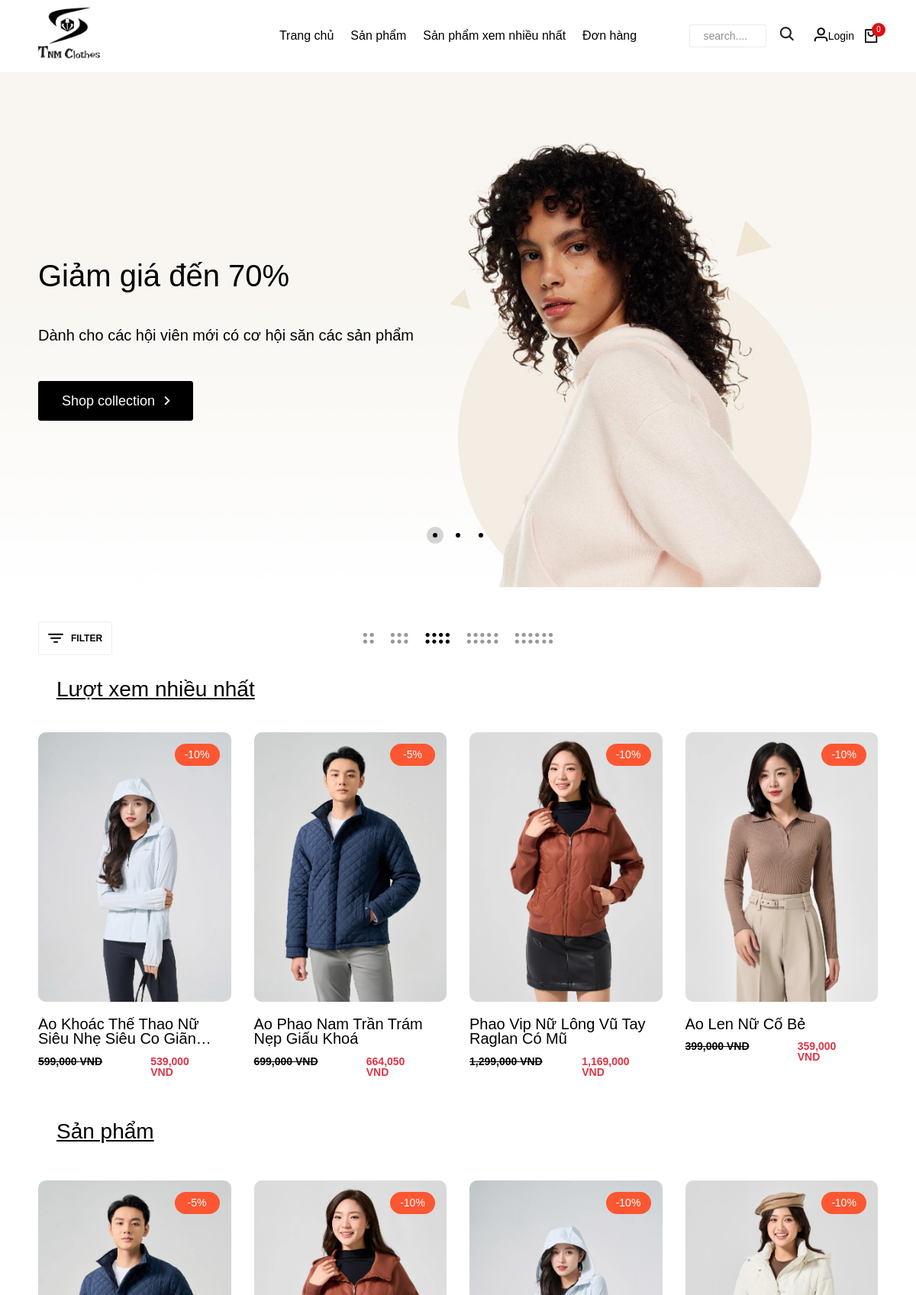
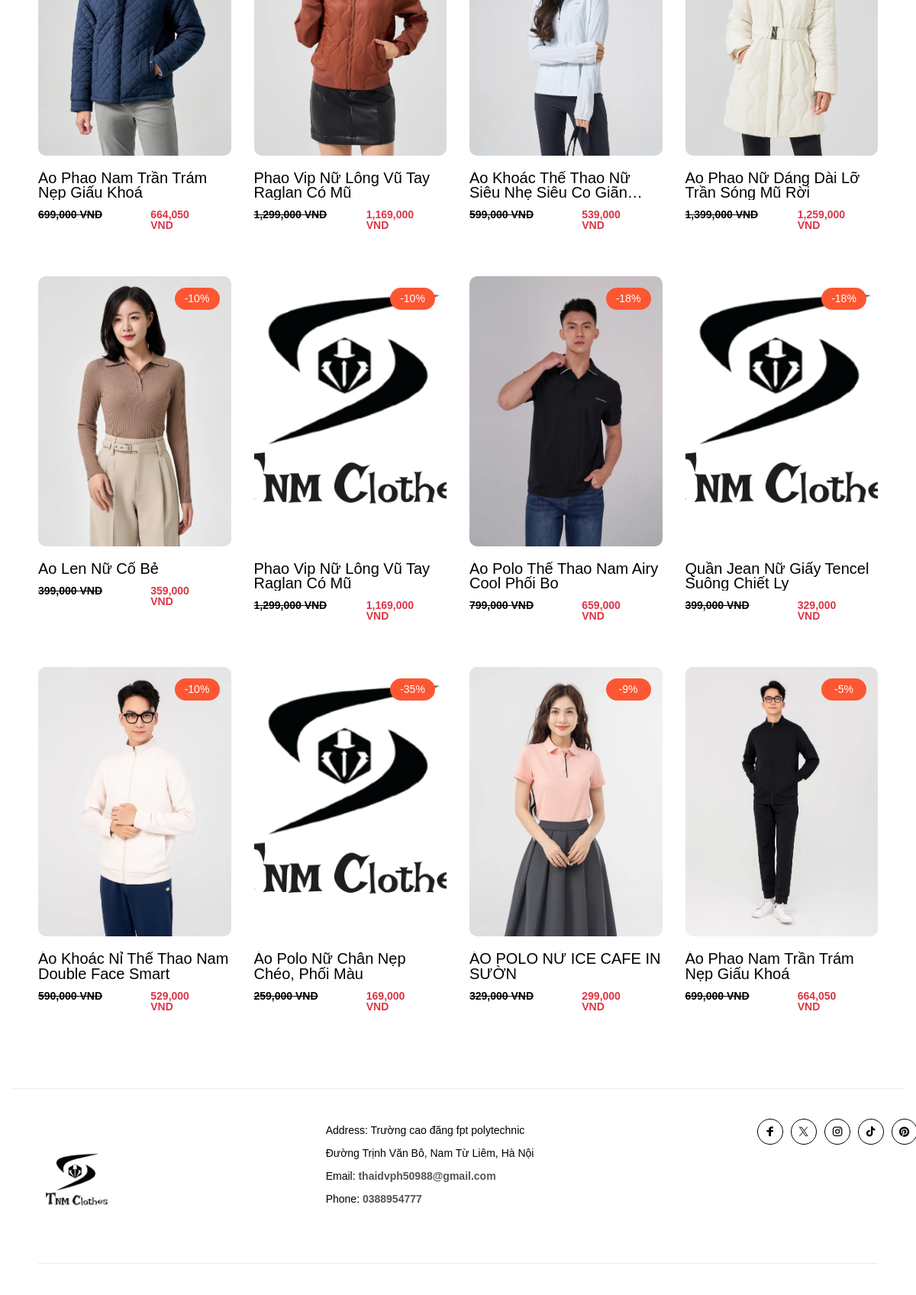
The page / on the database its author committed (2 pictures, top to bottom).
### tables this page shows
CREATE TABLE `banners` (
  `id` int NOT NULL,
  `number_order` int NOT NULL,
  `image_link` text NOT NULL,
  `product_link` text NOT NULL,
  `status` int NOT NULL DEFAULT '1',
  `title` varchar(255) DEFAULT NULL,
  `content` varchar(255) DEFAULT NULL
);

CREATE TABLE `variants` (
  `id` int NOT NULL,
  `product_id` int NOT NULL,
  `color` varchar(50) NOT NULL,
  `thumbnail_variant` text NOT NULL,
  `price` int DEFAULT NULL,
  `promotion_price` int NOT NULL
);

CREATE TABLE `products` (
  `id` int NOT NULL,
  `product_name` text NOT NULL,
  `product_description` text,
  `view` int DEFAULT '0',
  `status` int DEFAULT '1',
  `created_at` timestamp NULL DEFAULT NULL,
  `update_at` timestamp NULL DEFAULT NULL
);

### controllers/homeController.php (called while the page is built, shortened)
<?php
class HomeController
{
    public $modelHome;
    public function __construct()
    {
        $this->modelHome = new modelHome;
    }
    public function home()
    {
        $listProductDefault = $this->modelHome->getAllProduct();
        $listProduct = $listProductDefault;
        $listProductViewDesc = $this->modelHome->getAllProductViewDesc();
        $listProductView = $listProductViewDesc;
        foreach ($listProductViewDesc as $key => $product) {
            $variant = $this->modelHome->getAllVariantByProductId($product['id']);
            if ($variant[0]['price'] > 0 && $variant[0]['promotion_price'] > 0) {
                $listProductView[$key]['disscount_value'] = round(100 - ($variant[0]['promotion_price'] / $variant[0]['price'] * 100));
            } else {
                $listProductView[$key]['disscount_value'] = 0;
            }
            $listProductView[$key]['price'] = $variant[0]['price'];
            $listProductView[$key]['promotion_price'] = $variant[0]['promotion_price'];
            $listProductView[$key]['album_product'] = $variant;
        }
        foreach ($listProduct as $key => $product) {
            $variant = $this->modelHome->getAllVariantByProductId($product['id']);
            $listCategoryById = $this->modelHome->getAllCategoryByProductId($product['id']);
            if ($variant[0]['price'] > 0 && $variant[0]['promotion_price'] > 0) {
                $listProduct[$key]['disscount_value'] = round(100 - ($variant[0]['promotion_price'] / $variant[0]['price'] * 100));
            } else {
                $listProduct[$key]['disscount_value'] = 0;
            }
            $listProduct[$key]['categories'] = $listCategoryById;
            $listProduct[$key]['price'] = $variant[0]['price'];
            $listProduct[$key]['promotion_price'] = $variant[0]['promotion_price'];
            $listProduct[$key]['album_product'] = $variant;
        }
        $listBanner = $this->modelHome->getAllBanner();
        require './views/products/homeView.php';
    }
}

### index.php (called while the page is built, shortened)
<?php
require_once './commons/function.php';
require_once './controllers/homeController.php';
require_once './models/homeModel.php';
$act = $_GET['act'] ?? '/';
match ($act) {
    '/' => (new HomeController())->home(),
    'login' => (new userController())->login(),
    'post-login' => (new userController())->postLogin(),
    'register' => (new userController())->register(),
    'post-register' => (new userController())->postRegister(),
    'logout' => (new userController())->logout(),
    'edit-profile' => (new userController())->formEditProfile(),
    'client-profile' => (new userController())->clientProfile(),
    'post-edit-profile' => (new userController())->postEditProfile(),
    'product-detail' => (new HomeController())->productDetail(),
    'post-comments' => (new HomeController())->postComment(),
    'thanks' => (new PaymentController())->returnByPayment(),
    'view-cart' => (new cartController())->viewListCart(),
    'delete-cart' => (new cartController())->deleteCart(),
    'add-to-cart' => (new cartController())->addToCart(),
    'form-check-out' => (new paymentController())->formCheckOut(),
    'post-check-out' => (new paymentController())->postCheckOut(),
    'change-status-comment' => (new HomeController())->changeStatusCommentById(),
    'delete-comment' => (new HomeController())->deleteComment(),
    'list-order' => (new orderController())->listOrder(),
    'view-order-detail' => (new orderController())->orderDetail(),
    'cancel-order' => (new orderController())->cancelOrder(),
    'complete-order' => (new orderController())->completeOrder(),
    'post-add-review' => (new orderController())->postAddReview(),
};

### commons/function.php (called while the page is built, shortened)
<?php
function connectDB() {
    $host = DB_HOST;
    $port = DB_PORT;
    $dbname = DB_NAME;
    try {
        $conn = new PDO("mysql:host=$host;port=$port;dbname=$dbname", DB_USERNAME, DB_PASSWORD);
        $conn->setAttribute(PDO::ATTR_ERRMODE, PDO::ERRMODE_EXCEPTION);
        $conn->setAttribute(PDO::ATTR_DEFAULT_FETCH_MODE, PDO::FETCH_ASSOC);
        return $conn;
    } catch (PDOException $e) {
        echo ("Connection failed: " . $e->getMessage());
    }
}

### models/homeModel.php (called while the page is built, shortened)
<?php
class modelHome
{
    public $conn;
    public function __construct()
    {
        $this->conn = connectDB();
    }
    public function getAllProduct()
    {
        try {
            $sql = "SELECT * FROM products
            WHERE status = 1
            ";
            $stmt = $this->conn->prepare($sql);
            $stmt->execute();
            return $stmt->fetchAll();
        } catch (Exception $e) {
            echo $e->getMessage();
        }
    }
    public function getAllProductViewDesc()
    {
        try {
            $sql = "SELECT * FROM products
            WHERE status = 1
            ORDER BY view desc LIMIT 4";
            $stmt = $this->conn->prepare($sql);
            $stmt->execute();
            return $stmt->fetchAll();
        } catch (Exception $e) {
            echo $e->getMessage();
        }
    }
    public function getAllVariantByProductId($id)
    {
        try {
            $sql = "SELECT * FROM variants WHERE product_id = :id";
            $stmt = $this->conn->prepare($sql);
            $stmt->execute(
                [
                    'id' => $id,
                ]
            );
            return $stmt->fetchAll();
        } catch (Exception $e) {
            echo $e->getMessage();
        }
    }
    public function getAllCategoryByProductId($id)
    {
        try {
            $sql = "SELECT category_id FROM category_details
            WHERE product_id = :id
            ";
            $stmt = $this->conn->prepare($sql);
            $stmt->execute([
                ':id' => $id,
            ]);
            return $stmt->fetchAll();
        } catch (Exception $e) {
            echo $e->getMessage();
        }
    }
    public function getAllBanner(){
        try {
            $sql = "SELECT * FROM banners ORDER BY number_order asc ";
            $stmt = $this->conn->prepare($sql);
            $stmt->execute();
            return $stmt->fetchAll();
        } catch (Exception $e) {
            echo $e->getMessage();
        }
    }
}

### views/products/homeView.php (the view, shortened to what this page needs)
<?php require_once './views/layouts/header.php'; ?>
<div class="tf-slideshow slider-effect-fade position-relative">
    <div dir="ltr" class="swiper tf-sw-slideshow " data-preview="1" data-tablet="1" data-mobile="1" data-centered="false" data-space="0" data-loop="true" data-auto-play="true" data-delay="3000" data-speed="1000">
        <div class="swiper-wrapper">
            <?php foreach ($listBanner as $key => $item): ?>
                <div class="swiper-slide">
                    <div class="wrap-slider">
                        <img src="<?= $item['image_link'] ?>" alt="fashion-slideshow">
                        <div class="box-content">
                            <div class="container">
                                <h1 class="fade-item fs-1 fade-item-1 col-4"><?= $item['title'] ?></h1>
                                <p class="fade-item fade-item-2"><?= $item['content'] ?></p>
                                <a href="<?= $item['product_link'] ?>" class="fade-item fade-item-3 tf-btn btn-fill animate-hover-btn btn-xl radius-3"><span>Shop collection</span><i class="icon icon-arrow-right"></i></a>
                            </div>
                        </div>
                    </div>
                </div>
            <?php endforeach ?>
        </div>
    </div>
    <div class="wrap-pagination">
        <div class="container">
            <div class="sw-dots sw-pagination-slider justify-content-center"></div>
        </div>
    </div>
</div>
<section class="flat-spacing-2">
    <div class="container">
        <div class="tf-shop-control grid-3 align-items-center">
            <div class="tf-control-filter">
                <a href="#filterShop" data-bs-toggle="offcanvas" aria-controls="offcanvasLeft" class="tf-btn-filter"><span class="icon icon-filter"></span><span class="text">Filter</span></a>
            </div>
            <ul class="tf-control-layout d-flex justify-content-center">
                <li class="tf-view-layout-switch sw-layout-2" data-value-grid="grid-2">
                    <div class="item"><span class="icon icon-grid-2"></span></div>
                </li>
                <li class="tf-view-layout-switch sw-layout-3" data-value-grid="grid-3">
                    <div class="item"><span class="icon icon-grid-3"></span></div>
                </li>
                <li class="tf-view-layout-switch sw-layout-4 active" data-value-grid="grid-4">
                    <div class="item"><span class="icon icon-grid-4"></span></div>
                </li>
                <li class="tf-view-layout-switch sw-layout-5" data-value-grid="grid-5">
                    <div class="item"><span class="icon icon-grid-5"></span></div>
                </li>
                <li class="tf-view-layout-switch sw-layout-6" data-value-grid="grid-6">
                    <div class="item"><span class="icon icon-grid-6"></span></div>
                </li>
            </ul>
        </div>
        <div class="wrapper-control-shop" id="listProductViewDesc">
            <h5 class="m-4 text-decoration-underline" id="view-hot-search">
                Lượt xem nhiều nhất
            </h5>
            <div class="grid-layout wrapper-shop" data-grid="grid-4">
                <?php foreach ($listProductView as $key => $product): ?>
                    <div class="card-product  data-price=" 18.95" data-size="m l xl" data-color="brown light-purple light-green">
                        <div class="card-product-wrapper">
                            <a href="<?= BASE_URL . '?act=product-detail&id=' . $product['id'] . '&variant_id=' . $product['album_product'][0]['id'] ?>" class="product-img">
                                <?php foreach ($product['album_product'] as $key => $item): ?>
                                    <img class="lazyload" data-src="<?= $item['thumbnail_variant'] ?>" src="<?= $item['thumbnail_variant'] ?>" alt="image-product" onerror="this.onerror=null;this.src='./uploads/logo1.png'">
                                <?php endforeach ?>
                            </a>
                            <div class="on-sale-wrap text-end">
                                <div class="on-sale-item"><?= '-' . $product['disscount_value'] ?>%</div>
                            </div>
                        </div>
                        <div class="card-product-info">
                            <div class="title link fs-5 product_name"><?= $product['product_name'] ?></div>
                            <div class="col-12  row">
                                <del class=" price col-sm-7"><?= number_format($product['price']) . ' VND' ?></del>
                                <span class="text-danger col-5 price"><?= number_format($product['promotion_price']) . ' VND' ?></span>
                            </div>
                        </div>
                    </div>
                <?php endforeach; ?>
            </div>
        </div>
        <div class="wrapper-control-shop mt-4">
            <h5 class="m-4 text-decoration-underline" id="view-all-product">
                Sản phẩm
            </h5>
            <div class="grid-layout wrapper-shop" data-grid="grid-4">
                <?php foreach ($listProduct as $key => $product): ?>
                    <div class="card-product card-product-style" data-price="18.95" data-size="m l xl" data-color="brown light-purple light-green">
                        <div class="card-product-wrapper">
                            <a href="<?= BASE_URL . '?act=product-detail&id=' . $product['id'] . '&variant_id=' . $product['album_product'][0]['id'] ?>" class="product-img">
                                <?php foreach ($product['album_product'] as $key => $item): ?>
                                    <img class="lazyload" data-src="<?= $item['thumbnail_variant'] ?>" src="<?= $item['thumbnail_variant'] ?>" alt="image-product" onerror="this.onerror=null;this.src='./uploads/logo1.png'">
                                <?php endforeach ?>
                            </a>
                            <div class="on-sale-wrap text-end">
                                <div class="on-sale-item"><?= '-' . $product['disscount_value'] ?>%</div>
                            </div>
                        </div>
                        <div class="card-product-info">
                            <div class="title link fs-5 product_name"><?= $product['product_name'] ?></div>
                            <div class="col-12  row">
                                <del class=" price col-sm-7"><?= number_format($product['price']) . ' VND' ?></del>
                                <span class="text-danger col-5 price"><?= number_format($product['promotion_price']) . ' VND' ?></span>
                            </div>
                        </div>
                    </div>
                <?php endforeach; ?>
            </div>
        </div>
    </div>
</section>
<?php require_once './views/layouts/footer.php'; ?>

### rows shown on the page
banners: image_link (picture), title "Giảm giá đến 70%", content "Dành cho các hội viên mới có cơ hội săn các sản phẩm"
products: disscount_value "10", product_name "Áo Khoác Thể Thao Nữ Siêu Nhẹ Siêu Co…", price "599,000", promotion_price "539,000"
variants: thumbnail_variant (picture)
products: disscount_value "5", product_name "Áo Phao Nam Trần Trám Nẹp Giấu Khoá", price "699,000", promotion_price "664,050"
variants: thumbnail_variant (picture)
products: disscount_value "10", product_name "Phao Vip Nữ Lông Vũ Tay Raglan Có Mũ", price "1,299,000", promotion_price "1,169,000"
variants: thumbnail_variant (picture)
products: disscount_value "10", product_name "Áo Len Nữ Cổ Bẻ", price "399,000", promotion_price "359,000"
variants: thumbnail_variant (picture)
products: disscount_value "10", product_name "Áo Phao Nữ Dáng Dài Lỡ Trần Sóng Mũ Rời", price "1,399,000", promotion_price "1,259,000"
variants: thumbnail_variant (picture)
products: disscount_value "10", product_name "Phao Vip Nữ Lông Vũ Tay Raglan Có Mũ", price "1,299,000", promotion_price "1,169,000"
products: disscount_value "18", product_name "Áo Polo Thể Thao Nam Airy Cool Phối Bo", price "799,000", promotion_price "659,000"
variants: thumbnail_variant (picture)
products: disscount_value "18", product_name "Quần Jean Nữ Giấy Tencel Suông Chiết Ly", price "399,000", promotion_price "329,000"
products: disscount_value "10", product_name "Áo Khoác Nỉ Thể Thao Nam Double Face Smart", price "590,000", promotion_price "529,000"
variants: thumbnail_variant (picture)
products: disscount_value "35", product_name "Áo Polo Nữ Chân Nẹp Chéo, Phối Màu", price "259,000", promotion_price "169,000"
products: disscount_value "9", product_name "ÁO POLO NỮ ICE CAFE IN SƯỜN", price "329,000", promotion_price "299,000"
variants: thumbnail_variant (picture)
products: disscount_value "5", product_name "Áo Phao Nam Trần Trám Nẹp Giấu Khoá", price "699,000", promotion_price "664,050"
variants: thumbnail_variant (picture)
